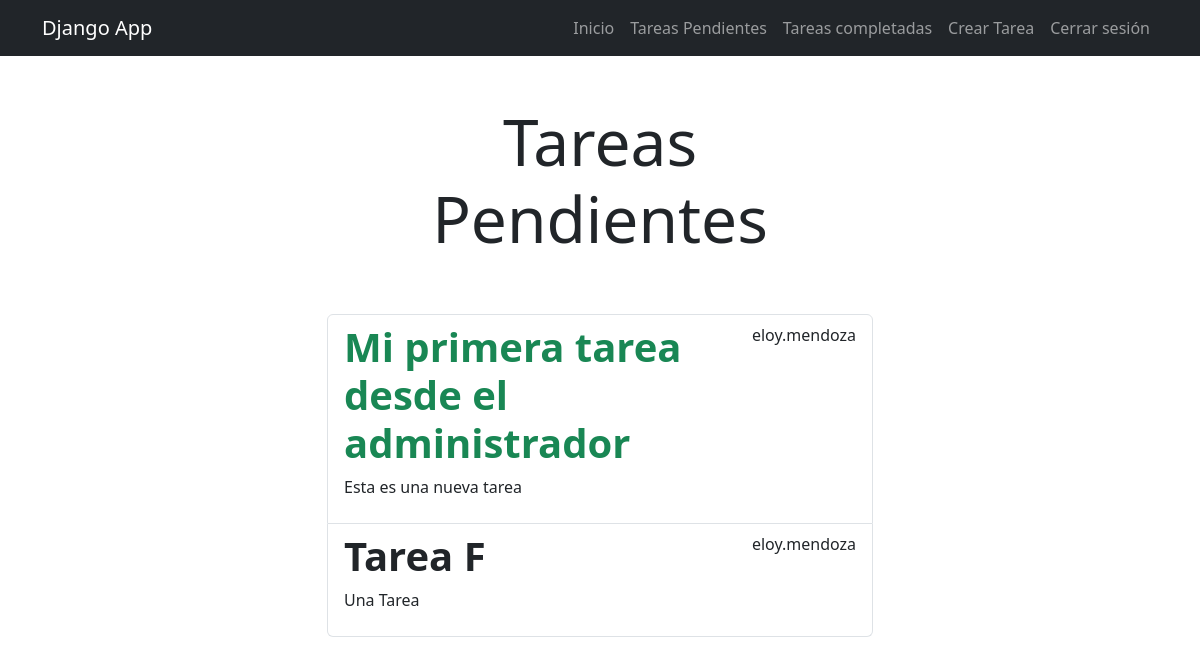
Before: /tasks/ (signed in) with the older database file.
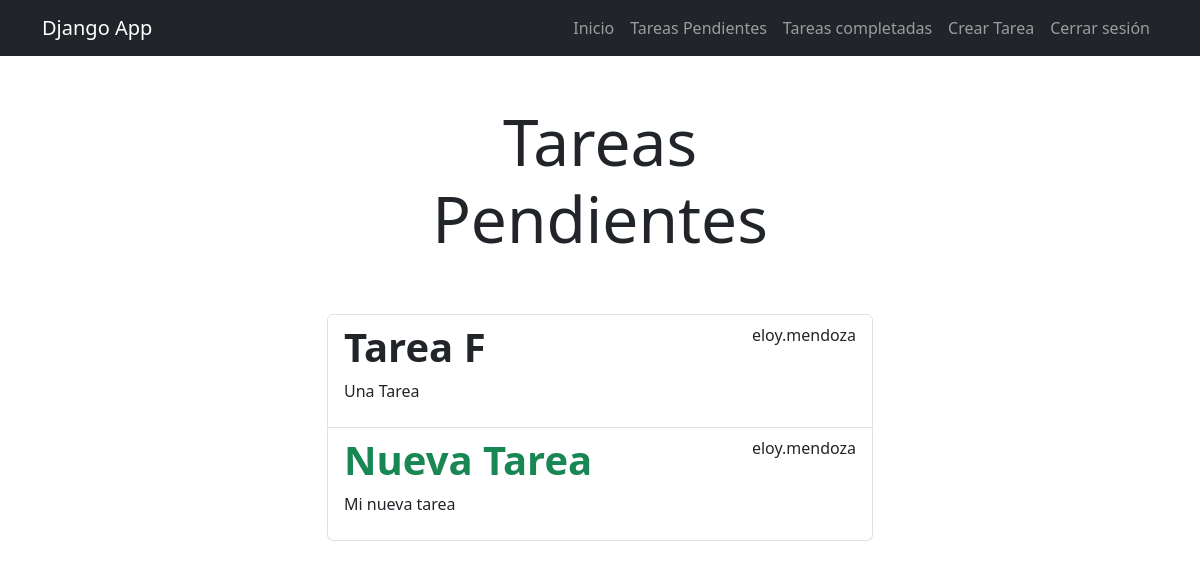
After: the same page with the newer database file.
### task/models.py (models this page shows, shortened)
class Task(models.Model):
    title = models.CharField(max_length=100)
    description = models.TextField(blank=False)
    created = models.DateTimeField(auto_now_add=True)
    datecompleted = models.DateTimeField(null=True, blank=True)
    important = models.BooleanField(default=False)
    user = models.ForeignKey(User, on_delete=models.CASCADE)

### task/views.py (the view)
# urls.py: path('tasks/', views.tasks, name="tasks"),
@login_required
def tasks(request):
    tasks = Task.objects.filter(user = request.user, datecompleted__isnull=True)
    return render(request, 'tasks.html', {'tasks': tasks})

### task/templates/tasks.html (shortened to what this page needs)
{% extends 'base.html' %}
{% block content %}
<main class="container">
    <div class="row">
        <div class="col-md-6 offset-3">
            <h1 class="text-center display-3 py-5">Tareas Pendientes</h1>
            <ul class="list-group">
                {% for task in tasks %}
                <a class="list-group-item" href="{% url 'task_detail' task.id %}">
                    <header class="d-flex justify-content-between">
                        {% if task.important %}
                        <h1 class="fw-bold text-success">{{task.title}}</h1>
                        {% else %}
                            <h1 class="fw-bold">{{task.title}}</h1>
                        {% endif %}
                        <p>{{task.user.username}}</p>
                    </header>
                    <p>{{task.description}}</p>
                </a>
                {% endfor %}
            </ul>
        </div>
    </div>
</main>
{% endblock %}

### task/templates/base.html (shortened to what this page needs)
<!DOCTYPE html>
<html lang="en">
<head>
    <link rel="stylesheet" href="https://cdn.jsdelivr.net/npm/bootstrap@5.3.2/dist/css/bootstrap.min.css">
</head>
<body>
    <nav class="navbar navbar-expand-lg bg-dark navbar-dark">
        <div class="container">
          <a class="navbar-brand" href="/">Django App</a>
          <div class="collapse navbar-collapse" id="navbarNav">
            <ul class="navbar-nav ms-auto">
                <li class="nav-item">
                    <a class="nav-link" href="/">Inicio</a>
                </li>
                {% if user.is_authenticated %}
                <li class="nav-item">
                    <a class="nav-link" href="{% url 'tasks' %}">Tareas Pendientes</a>
                </li>
                <li class="nav-item">
                    <a class="nav-link" href="{% url 'tasks_completed' %}">Tareas completadas</a>
                </li>
                <li class="nav-item">
                    <a class="nav-link" href="{% url 'create_task' %}">Crear Tarea</a>
                </li>
                <li class="nav-item">
                    <a class="nav-link" href="{% url 'cerrar_sesion' %}">Cerrar sesión</a>
                </li>
                {% endif %}
            </ul>
          </div>
        </div>
      </nav>
    {% block content %}
    {% endblock %}
</body>
</html>

Changed rows visible on the page:
no longer on this page (row edited): Task: title "Mi primera tarea desde el administrador", user.username "eloy.mendoza", description "Esta es una nueva tarea"
added Task: title "Nueva Tarea", user.username "eloy.mendoza", description "Mi nueva tarea"
